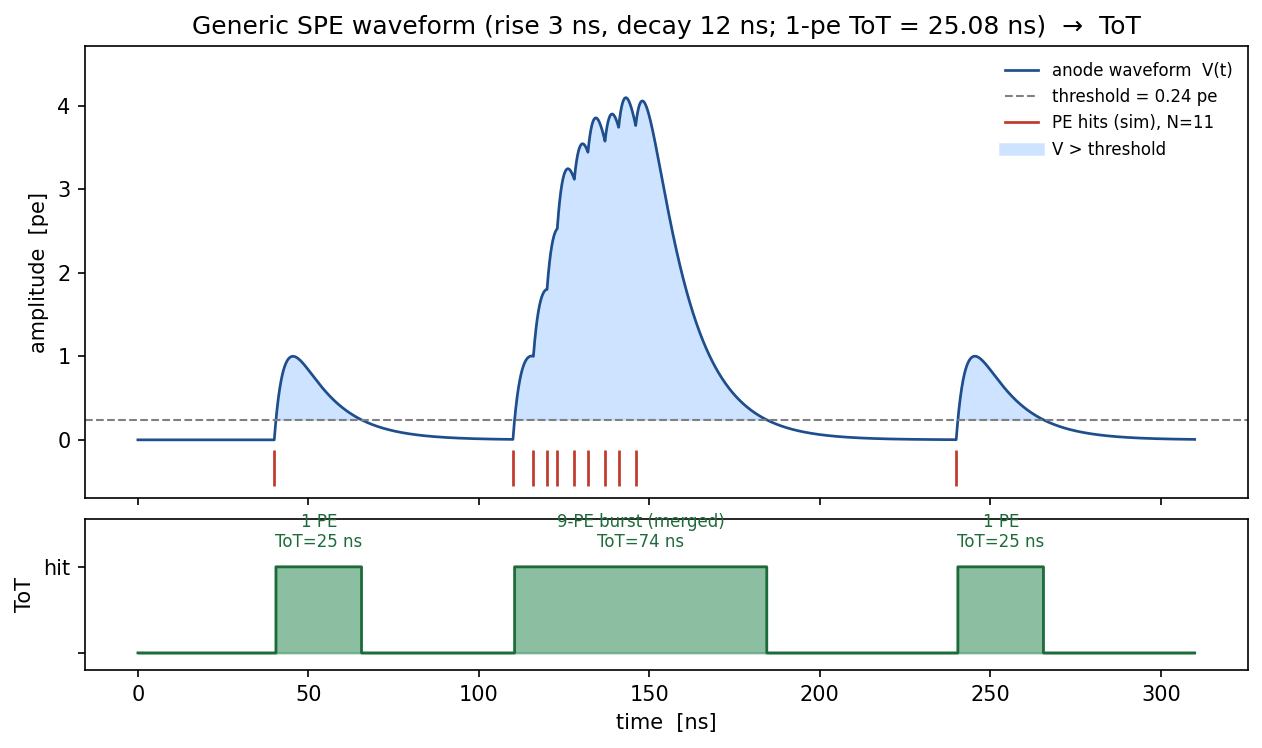

Write the Python code that produced this figure.
"""Remade sanity-check plot with a GENERIC, physical SPE pulse:
- causal (zero before the PE time),
- fast rising edge + slow exponential decay (bi-exponential), unit peak = 1 pe,
- time-scale set so a single 1-pe pulse is above the 0.24 pe threshold for the
  nominal 1-pe ToT (25.08 ns).
ToT here = the discriminator output = contiguous threshold crossings of the
waveform, so overlapping pulses naturally MERGE (a realistic dense event -> one
big ToT). An isolated single PE is included to show the 1-pe ToT anchor.
"""
import sys, numpy as np
if not hasattr(np, "trapezoid"):
    np.trapezoid = np.trapz
sys.path.insert(0, "src")
import matplotlib
matplotlib.use("Agg")
import matplotlib.pyplot as plt
from tpu_trigger.backgrounds.digitize import PMTToTModel, TIME_OVER_THRESHOLD_NS

THRESH = PMTToTModel().threshold          # 0.24 pe
TARGET = TIME_OVER_THRESHOLD_NS           # 25.08 ns  (nominal 1-pe ToT)

# --- generic causal SPE: bi-exponential, fast rise / slow decay, unit peak ---
def make_spe(tr, td):
    tp = (tr * td / (td - tr)) * np.log(td / tr)        # time of peak
    pk = np.exp(-tp / td) - np.exp(-tp / tr)
    def spe(dt):
        dt = np.asarray(dt, float)
        y = (np.exp(-dt / td) - np.exp(-dt / tr)) / pk
        return np.where(dt >= 0.0, np.clip(y, 0.0, None), 0.0)   # causal
    return spe

def one_pe_tot(spe):
    t = np.arange(0, 400, 0.01); a = t[spe(t) > THRESH]
    return (a.max() - a.min()) if a.size else 0.0

# fix rise = 3 ns; solve decay so the 1-pe ToT hits the nominal 25.08 ns
tr, lo, hi = 3.0, 3.1, 80.0
for _ in range(60):
    td = 0.5 * (lo + hi)
    if one_pe_tot(make_spe(tr, td)) < TARGET:
        lo = td
    else:
        hi = td
td = 0.5 * (lo + hi)
spe = make_spe(tr, td)
print(f"generic SPE: rise={tr:.1f} ns, decay={td:.1f} ns  ->  1-pe ToT = {one_pe_tot(spe):.2f} ns "
      f"(target {TARGET})")

# --- PE hit times on one PMT [ns]: isolated single + a dense burst + a late single ---
pe_times = np.array([
    40.0,
    110, 116, 120, 123, 128, 132, 137, 141, 146,    # 9-PE burst over ~36 ns -> merges
    240.0,
])

t0, dt, n = 0.0, 0.05, 6200                          # 0..310 ns @ 0.05 ns
grid = t0 + dt * np.arange(n)
wf = np.zeros(n)
for ti in pe_times:
    wf += spe(grid - ti)

# ToT = contiguous threshold crossings of the waveform (discriminator output)
above = wf > THRESH
chg = np.diff(above.astype(int))
starts = list(grid[1:][chg == 1]);  ends = list(grid[1:][chg == -1])
if above[0]:  starts = [grid[0]] + starts
if above[-1]: ends = ends + [grid[-1]]
hits = [(a, b) for a, b in zip(starts, ends) if b - a > 1.0]   # drop sub-ns flicker

fig, (ax1, ax2) = plt.subplots(2, 1, figsize=(10, 5.4), sharex=True,
                               gridspec_kw=dict(height_ratios=[3, 1], hspace=0.07))
ax1.fill_between(grid, THRESH, wf, where=wf > THRESH, color="#9ec9ff", alpha=0.5)
ax1.plot(grid, wf, color="#1f4e8c", lw=1.3, label="anode waveform  V(t)")
ax1.axhline(THRESH, color="gray", ls="--", lw=1.0, label=f"threshold = {THRESH} pe")
ax1.vlines(pe_times, -0.55, -0.12, color="#c0392b", lw=1.3)
ax1.plot([], [], color="#c0392b", lw=1.3, label=f"PE hits (sim), N={len(pe_times)}")
ax1.plot([], [], color="#9ec9ff", lw=6, alpha=0.5, label="V > threshold")
ax1.set_ylabel("amplitude  [pe]"); ax1.set_ylim(-0.7, max(wf.max() * 1.15, 1.3))
ax1.legend(loc="upper right", fontsize=8, frameon=False)
ax1.set_title(f"Generic SPE waveform (rise {tr:.0f} ns, decay {td:.0f} ns; 1-pe ToT = {TARGET} ns)  →  ToT")

ax2.fill_between(grid, 0, above.astype(float), step="mid", color="#2e8b57", alpha=0.55)
ax2.step(grid, above.astype(float), where="mid", color="#1e6b3a", lw=1.3)
ax2.set_ylim(-0.2, 1.55); ax2.set_yticks([0, 1]); ax2.set_yticklabels(["", "hit"])
ax2.set_ylabel("ToT"); ax2.set_xlabel("time  [ns]")
labels = ["1 PE", "9-PE burst (merged)", "1 PE"]
for (a, b), lab in zip(hits, labels):
    ax2.annotate(f"{lab}\nToT={b-a:.0f} ns", xy=((a + b) / 2, 1.0), xytext=((a + b) / 2, 1.18),
                 ha="center", va="bottom", fontsize=8, color="#1e6b3a")

fig.savefig("waveform_tot_realistic.png", dpi=150, bbox_inches="tight")
print("\nToT hits (threshold-crossing intervals):")
for a, b in hits:
    print(f"  t=[{a:6.1f}, {b:6.1f}] ns   ToT = {b - a:5.1f} ns")
print("wrote waveform_tot_realistic.png")
